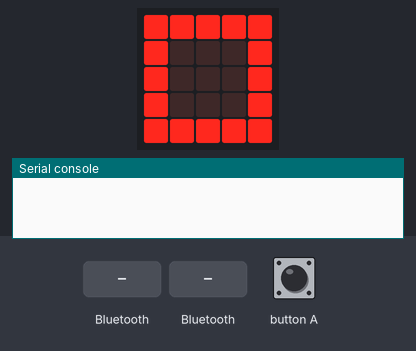
Simulated run of this program. Board: BBC micro:bit (MakeCode). On the bench: the board's 5×5 LED display, the last lines printed to the serial console. The test bench sets the inputs (shaded band). The 48×5 strip is a reading aid, not a part: it shows the text the display is scrolling, unrolled, one strip-width of it at a time.

Above: at 6.3 s.
6.4 s: button A pressed for 0.15 s
At 7.7 s:
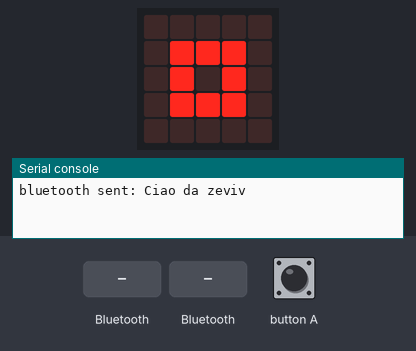
8.0 s: "1" arrives over Bluetooth UART
At 8.3 s:
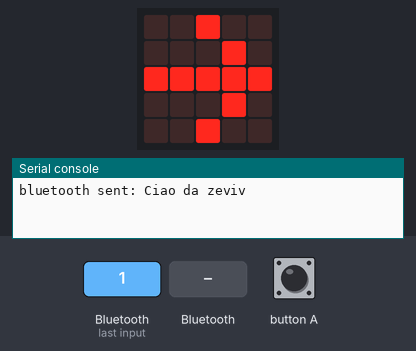
11.0 s: "A" arrives over Bluetooth UART
14.0 s: button A pressed for 0.15 s
At 14.5 s:
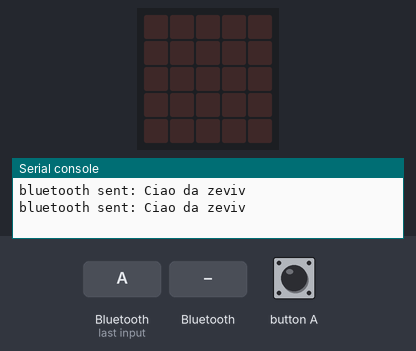
16.2 s: a phone disconnects over Bluetooth
At 16.9 s:
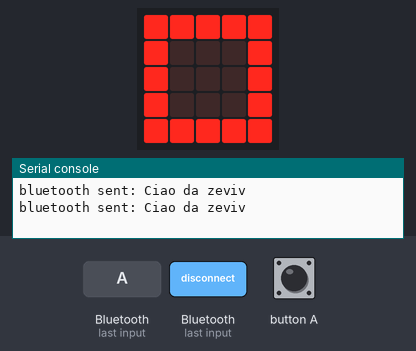
17.7 s: a phone connects over Bluetooth
At 18.0 s:
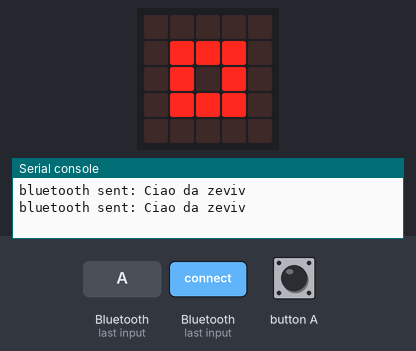
Timing chart, 0 to 20.2 s (numbered marks = the images above; inputs shaded):
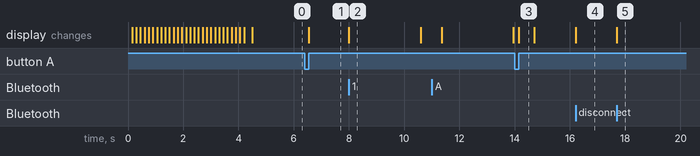

The program:

main.ts
```typescript
bluetooth.onBluetoothConnected(function on_bluetooth_connected() {
    basic.showIcon(IconNames.SmallSquare)
})
bluetooth.onBluetoothDisconnected(function on_bluetooth_disconnected() {
    basic.showIcon(IconNames.Square)
})
input.onButtonPressed(Button.A, function on_button_pressed_a() {
    bluetooth.uartWriteString("Ciao da " + control.deviceName())
    basic.clearScreen()
    basic.showIcon(IconNames.SmallSquare)
})
bluetooth.onUartDataReceived(serial.delimiters(Delimiters.NewLine), function on_uart_data_received() {

    uartDataReceived = bluetooth.uartReadUntil(serial.delimiters(Delimiters.NewLine))
    basic.clearScreen()
    basic.showArrow(ArrowNames.East)
    basic.pause(2000)
    basic.clearScreen()
    basic.showString(uartDataReceived)
})
let uartDataReceived = ""
bluetooth.startUartService()
basic.showString("UART")
basic.showIcon(IconNames.Square)
```

test.ts
```typescript
// i test vanno qui; questi non saranno compilati quando questo pacchetto viene usato come estensione.
```

Measured:
- after the input at 6.4 s, the display: changes after 0.15 s (image 1)
- after the input at 8.0 s, the display: changes at once (image 2)
- after the input at 14.0 s, the display: changes after 0.15 s (image 3)
- after the input at 16.2 s, the display: changes at once (image 4)
- after the input at 17.7 s, the display: changes at once (image 5)
- what the display in image 2 shows lasts 2.6 s, from 8.0 s to 10.6 s
- what the display in image 3 shows lasts 0.5 s, from 14.2 s to 14.7 s
